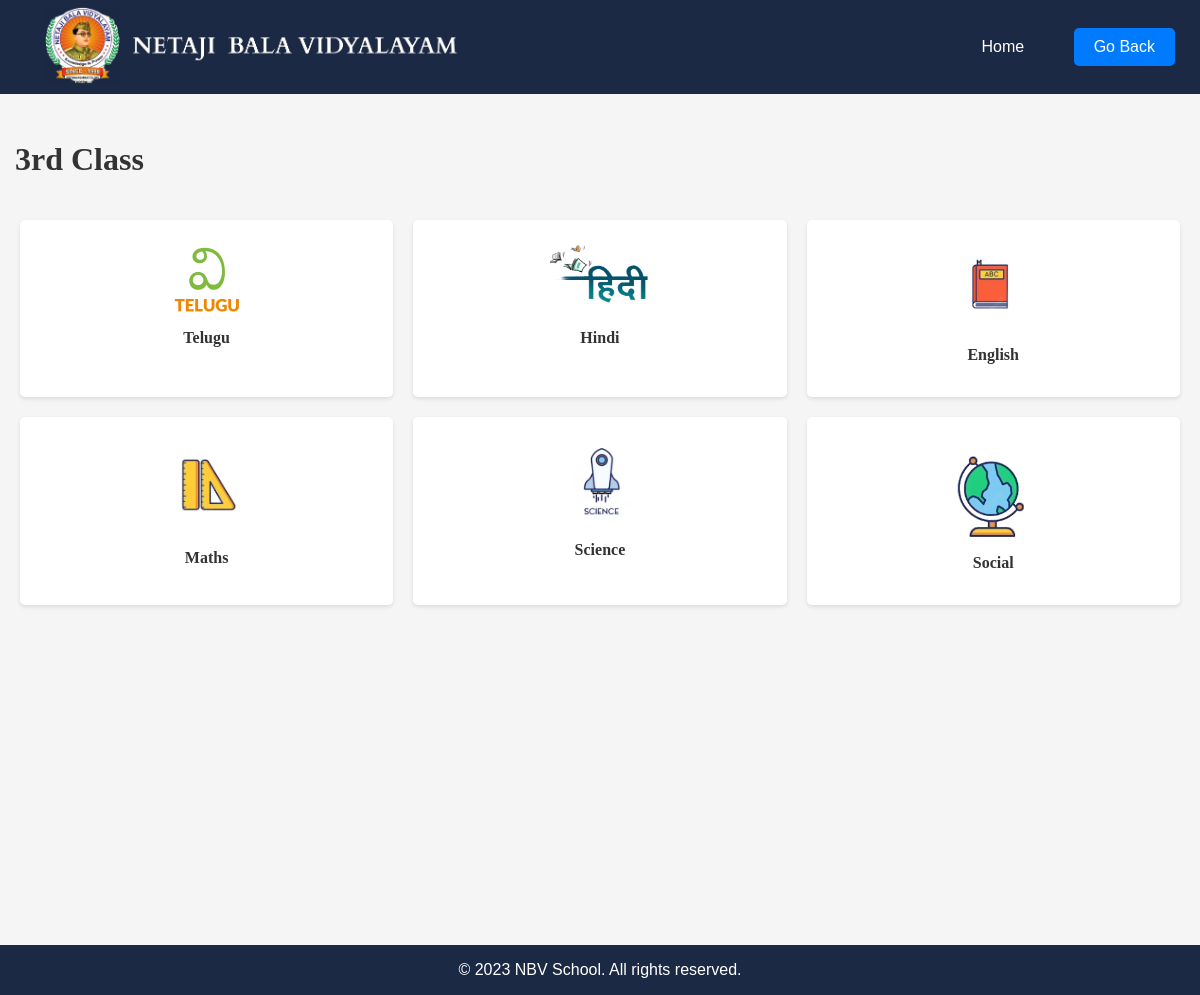
The app's page /classes/3rd Class/ with its own data.
### School/models.py (models this page shows)
class Subject(models.Model):
    subject_name = models.CharField(max_length=100)
    name = models.CharField(max_length=100)
    logo = models.ImageField(upload_to='subject_logos/', null=True, blank=True)

### School/views.py (the view)
# urls.py: path("classes/<str:class_name>/", views.classes, name='class_page'),
def classes(request, class_name):
    subjects = Subject.objects.filter(name=class_name)
    return render(request, 'classes.html', {'class_name': class_name, 'subjects': subjects})

### templates/classes.html (shortened to what this page needs)
<!DOCTYPE html>
<html lang="en">
{% load static %}
    <head>
    </head>
        <header class="header">
            <a href="/"><img src="{%static 'img/logo.png'%}" alt="Logo" class="logo"></a>
             <nav class="nav-links">
                    <ul>
                        <li><a href="/">Home</a></li>
                        <li><button id="goBackButton">Go Back</button></li>
                    </ul>
             </nav>
        </header>
        <head>
            <div class="vertical-space"></div>
            <div class="vertical-space"></div>
            <div class="vertical-space"></div>
            <link rel="stylesheet" type="text/css" href="{% static 'css/carousel.css' %}">
            </head>
                <h1>{{ class_name }}</h1>
            <body class="cl-page">
              <div class="block-container">
                  <ul class="subject-list">
                        {% for subject in subjects %}
                        <li class="subject-item">
                            <div class="subject-content">
                                <div class="subject-logo">
                                    {% if subject.logo %}
                                    <img src="{{ subject.logo.url }}" alt="{{ subject.subject_name }}" class="logo-image">
                                    {% else %}
                                    No logo available
                                    {% endif %}
                                </div>
                                <h2 class="subject-name">{{ subject.subject_name }}</h2>
                            </div>
                        </li>
                        {% endfor %}
                  </ul>
              </div>
            </body>
    {% include 'footer.html' %}
</html>

### static/css/carousel.css (style rules this page uses)
.logo { width: 420px; height: auto; margin-left: 40px; }
.nav-links a { color: #fff; text-decoration: none; margin: 0 15px; }
.nav-links li { margin: 0 15px; }
.nav-links a { text-decoration: none; color: #fff; }
body { font-family: Arial, sans-serif; margin: 0; padding: 0; background-color: #f5f5f5; color: #333; }
.header { position: fixed; top: 0; left: 0; width: 100%; background-color: #1b2945; color: #fff; padding: 5px; display: flex; align-items: center; justify-content: space-between; transition: all 0.3s ease; z-index: 1000; }
nav ul { list-style: none; padding: 0; }
nav ul li { display: inline; margin-right: 20px; }
nav a { text-decoration: none; color: white; }
.vertical-space { height: 40px; }

### templates/classes.html (style rules this page uses)
button { padding: 10px 20px; background-color: #007bff; color: #fff; border: none; cursor: pointer; margin-right: 15px; font-size: 16px; border-radius: 5px; transition: background-color 0.3s ease-in-out; }
.subject-list { list-style: none; display: flex; flex-wrap: wrap; padding: 10px; margin-bottom: 320px; transition: transform 0.5s ease-in-out; }
.subject-item { width: calc(33.33% - 20px); margin: 10px; text-align: center; background-color: #fff; border-radius: 5px; box-shadow: 0 2px 4px rgba(0, 0, 0, 0.1); }
.subject-content { display: flex; flex-direction: column; align-items: center; padding: 20px; }
.subject-logo img { max-width: 100px; height: auto; }
.subject-name { font-size: 16px; font-weight: bold; color: #333; margin-top: 10px; }
h1 { margin-left: 15px; font-family: 'Brush Script', cursive; }
h2 { font-family: 'Brush Script', cursive; }

### records on screen
Subject: logo (picture), subject_name "Telugu"
Subject: logo (picture), subject_name "Hindi"
Subject: logo (picture), subject_name "English"
Subject: logo (picture), subject_name "Maths"
Subject: logo (picture), subject_name "Science"
Subject: logo (picture), subject_name "Social"

### other values on screen
{{ class_name }} "3rd Class"
